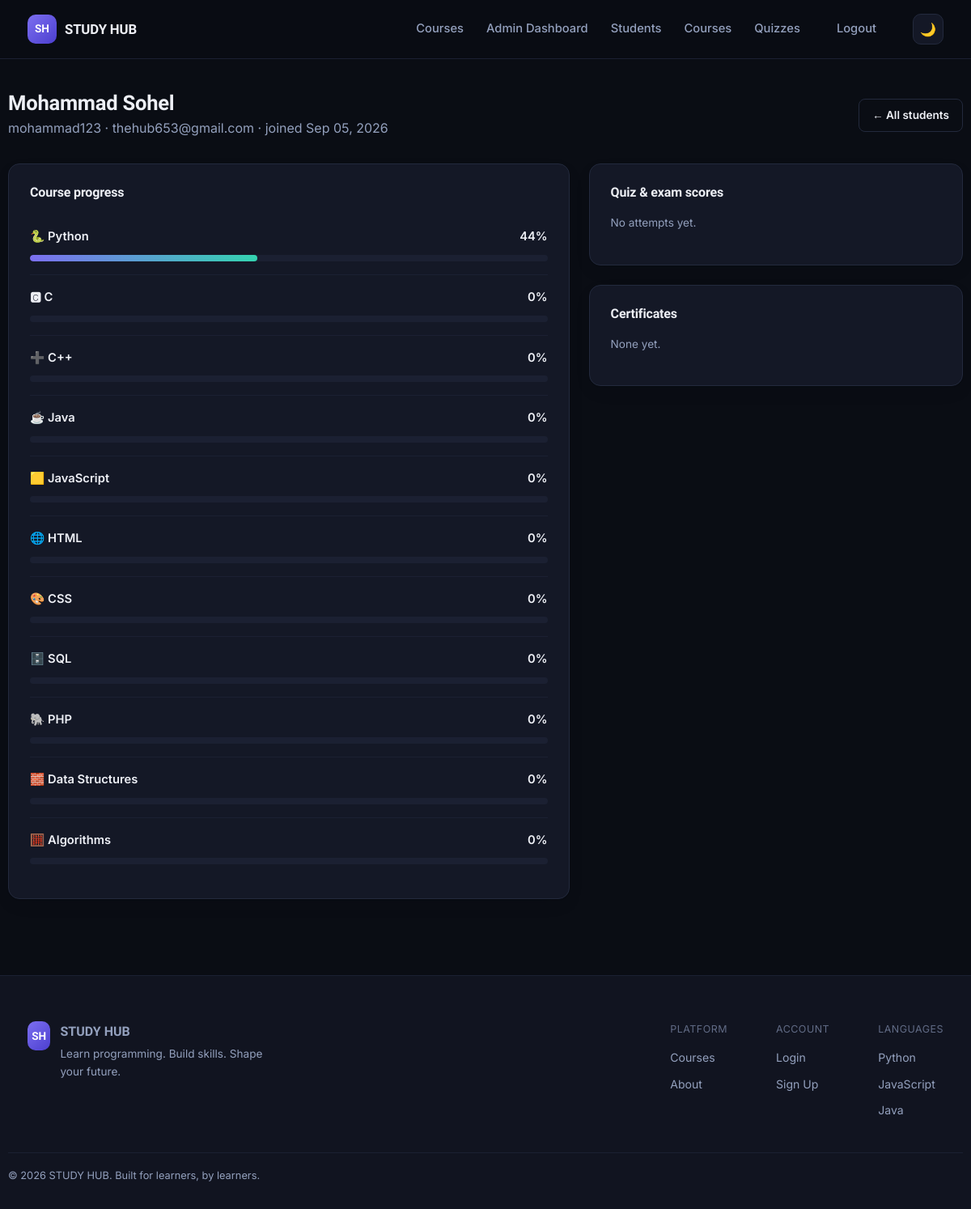
Page /admin/students/2 (signed in) on the committed database.
### models.py (models this page shows, shortened)
class Student(UserMixin, db.Model):
    __tablename__ = "students"
    id = db.Column(db.Integer, primary_key=True)
    full_name = db.Column(db.String(120), nullable=False)
    email = db.Column(db.String(160), unique=True, nullable=False)
    username = db.Column(db.String(60), unique=True, nullable=False)
    password_hash = db.Column(db.String(255), nullable=False)
    created_at = db.Column(db.DateTime, default=datetime.utcnow)
    progress = db.relationship("Progress", backref="student", lazy=True, cascade="all, delete-orphan")
    attempts = db.relationship("QuizAttempt", backref="student", lazy=True, cascade="all, delete-orphan")
    certificates = db.relationship("Certificate", backref="student", lazy=True, cascade="all, delete-orphan")
    def progress_for_course(self, course):
        lessons = [l for ch in course.chapters for l in ch.lessons]
        if not lessons:
            return 0
        completed_ids = {p.lesson_id for p in self.progress}
        done = sum(1 for l in lessons if l.id in completed_ids)
        return round(done / len(lessons) * 100)

class Course(db.Model):
    __tablename__ = "courses"
    id = db.Column(db.Integer, primary_key=True)
    name = db.Column(db.String(80), nullable=False)
    slug = db.Column(db.String(80), unique=True, nullable=False)
    icon = db.Column(db.String(10), default="💻")
    tagline = db.Column(db.String(160), default="")
    description = db.Column(db.Text, default="")
    order = db.Column(db.Integer, default=0)
    chapters = db.relationship("Chapter", backref="course", lazy=True,
                                order_by="Chapter.order", cascade="all, delete-orphan")

### app.py (the view)
@app.route("/admin/students/<int:student_id>")
@admin_required
def admin_student_detail(student_id):
    student = Student.query.get_or_404(student_id)
    courses_all = Course.query.order_by(Course.order).all()
    course_progress = [(c, student.progress_for_course(c)) for c in courses_all]
    attempts = (QuizAttempt.query.filter_by(student_id=student.id)
                .order_by(QuizAttempt.attempted_at.desc()).all())
    certs = Certificate.query.filter_by(student_id=student.id).all()
    return render_template("admin/student_detail.html", student=student,
                            course_progress=course_progress, attempts=attempts, certs=certs)

### app.py (called while the page is built)
@login_manager.user_loader
def load_user(user_id):
    if user_id.startswith("student-"):
        return Student.query.get(int(user_id.split("-", 1)[1]))
    if user_id.startswith("admin-"):
        return Admin.query.get(int(user_id.split("-", 1)[1]))
    return None

def admin_required(fn):
    @wraps(fn)
    def wrapper(*args, **kwargs):
        if not current_user.is_authenticated or not isinstance(current_user, Admin):
            flash("Admin login required.", "error")
            return redirect(url_for("admin_login"))
        return fn(*args, **kwargs)
    return wrapper

@app.context_processor
def inject_globals():
    return {"current_year": datetime.utcnow().year}

### templates/admin/student_detail.html (shortened to what this page needs)
{% extends "base.html" %}
{% block content %}
<div class="container admin-shell">
  <div class="admin-head">
    <div>
      <h1>{{ student.full_name }}</h1>
      <p style="margin:0;">{{ student.username }} · {{ student.email }} · joined {{ student.created_at.strftime('%b %d, %Y') }}</p>
    </div>
    <a href="{{ url_for('admin_students') }}" class="btn btn-secondary btn-sm">← All students</a>
  </div>
  <div class="dash-grid">
    <div class="card admin-panel">
      <h3>Course progress</h3>
      {% for course, pct in course_progress %}
      <div class="course-progress-item">
        <div class="top-row"><span>{{ course.icon }} {{ course.name }}</span><span>{{ pct }}%</span></div>
        <div class="progress-track"><div class="progress-fill" style="width:{{ pct }}%;"></div></div>
      </div>
      {% endfor %}
    </div>
    <div>
      <div class="card admin-panel">
        <h3>Quiz &amp; exam scores</h3>
        {% for a in attempts %}
        <div class="attempt-row">
          <span>{{ a.quiz.title }}</span>
          <span>{{ a.score }}% <span class="{{ 'pass-pill' if a.passed else 'fail-pill' }}">{{ 'Passed' if a.passed else 'Failed' }}</span></span>
        </div>
        {% else %}
        <p style="font-size:0.85rem;">No attempts yet.</p>
        {% endfor %}
      </div>
      <div class="card admin-panel">
        <h3>Certificates</h3>
        {% for c in certs %}
        <div class="cert-row"><span>{{ c.course.name }}</span><span>{{ c.code }}</span></div>
        {% else %}
        <p style="font-size:0.85rem;">None yet.</p>
        {% endfor %}
      </div>
    </div>
  </div>
</div>
{% endblock %}

### static/css/style.css (style rules this page uses)
:root { --font-display: "Sora", sans-serif; --font-body: "Inter", sans-serif; --font-mono: "JetBrains Mono", monospace; --radius-sm: 8px; --radius-md: 14px; --radius-lg: 22px; --accent: #7C6FF0; --accent-2: #34D3B0; --accent-3: #F0B84F; --danger: #F1667A; --shadow-card: 0 1px 2px rgba(10, 12, 20, 0.04), 0 8px 24px -12px rgba(10, 12, 20, 0.35); --shadow-pop: 0 20px 60px -20px rgba(20, 10, 60, 0.45); --transition: 160ms cubic-bezier(.4,0,.2,1); }
html[data-theme="dark"] { --bg: #0A0D14; --bg-elevated: #111420; --bg-card: #141826; --bg-card-hover: #181D2E; --border: #232A3D; --border-soft: #1B2032; --text-primary: #EDEFF5; --text-secondary: #93A0BD; --text-muted: #616B85; --code-bg: #0D1017; --nav-bg: rgba(10, 13, 20, 0.82); }
* { box-sizing: border-box; }
html { scroll-behavior: smooth; }
body { margin: 0; background: var(--bg); color: var(--text-primary); font-family: var(--font-body); line-height: 1.6; -webkit-font-smoothing: antialiased; transition: background var(--transition), color var(--transition); }
h1, h2, h3, h4 { font-family: var(--font-display); font-weight: 700; line-height: 1.15; margin: 0 0 .5em; letter-spacing: -0.01em; }
p { color: var(--text-secondary); margin: 0 0 1em; }
a { color: inherit; text-decoration: none; }
.container { max-width: 1180px; margin: 0 auto; padding: 0 24px; }
.btn { display: inline-flex; align-items: center; justify-content: center; gap: 8px; padding: 13px 24px; border-radius: var(--radius-sm); font-weight: 600; font-size: 0.95rem; border: 1px solid transparent; transition: transform var(--transition), background var(--transition), border-color var(--transition), box-shadow var(--transition); white-space: nowrap; }
.btn-secondary { background: transparent; color: var(--text-primary); border-color: var(--border); }
.btn-sm { padding: 9px 16px; font-size: 0.85rem; }
.card { background: var(--bg-card); border: 1px solid var(--border); border-radius: var(--radius-md); box-shadow: var(--shadow-card); transition: transform var(--transition), border-color var(--transition), background var(--transition); }
.progress-track { height: 8px; border-radius: 999px; background: var(--border-soft); overflow: hidden; }
.progress-fill { height: 100%; border-radius: 999px; background: linear-gradient(90deg, var(--accent), var(--accent-2)); transition: width 500ms ease; }
.dash-grid { display: grid; grid-template-columns: 1.5fr 1fr; gap: 24px; align-items: start; }
.course-progress-item { padding: 16px 0; border-bottom: 1px solid var(--border-soft); }
.course-progress-item:last-child { border-bottom: none; }
.course-progress-item .top-row { display: flex; justify-content: space-between; margin-bottom: 10px; font-size: 0.92rem; font-weight: 600; }
.admin-shell { padding: 40px 0 70px; }
.admin-head { display: flex; justify-content: space-between; align-items: center; margin-bottom: 30px; flex-wrap: wrap; gap: 14px; }
.admin-head h1 { font-size: 1.6rem; margin-bottom: 4px; }
.admin-panel { padding: 26px; margin-bottom: 24px; }
.admin-panel h3 { font-size: 1rem; margin-bottom: 18px; }

### rows in the picture
Student: full_name "Mohammad Sohel", username "mohammad123", email "thehub653@gmail.com", created_at "Sep 05, 2026"
Course: icon "🐍", name "Python", pct "44"
Course: icon "🅲", name "C", pct "0"
Course: icon "➕", name "C++", pct "0"
Course: icon "☕", name "Java", pct "0"
Course: icon "🟨", name "JavaScript", pct "0"
Course: icon "🌐", name "HTML", pct "0"
Course: icon "🎨", name "CSS", pct "0"
Course: icon "🗄️", name "SQL", pct "0"
Course: icon "🐘", name "PHP", pct "0"
Course: icon "🧱", name "Data Structures", pct "0"
Course: icon "🧮", name "Algorithms", pct "0"
